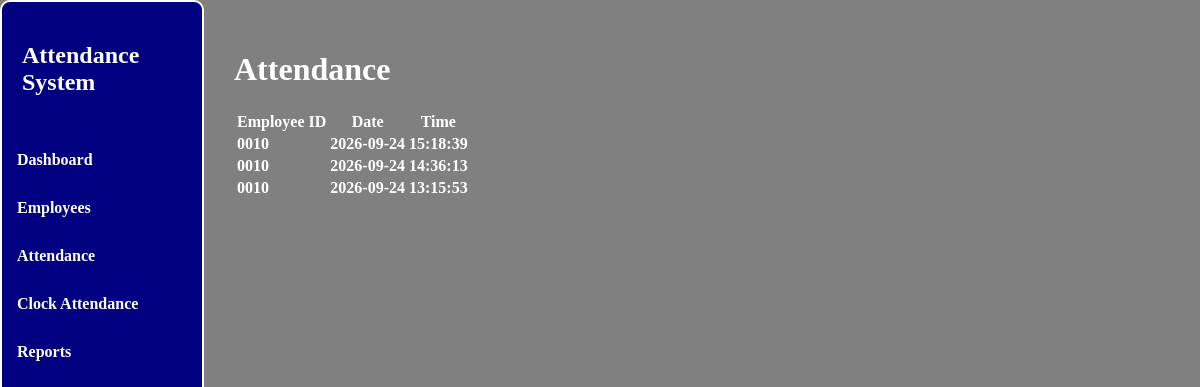
The app's page /attendance with its own data.
### tables this page shows
CREATE TABLE attendance (
        id INTEGER PRIMARY KEY AUTOINCREMENT,
        employee_id TEXT,
        date TEXT,
        time TEXT);

### app.py (the view)
@app.route("/attendance")
def attendance():
    connection = connect_db()
    cursor = connection.cursor()
    cursor.execute("""
        SELECT employee_id, date, time
        FROM attendance
        ORDER BY date DESC, time DESC
    """)
    attendance_records = cursor.fetchall()
    connection.close()
    return render_template(
        "attendance.html",
        attendance_records=attendance_records
    )

### database.py (called while the page is built)
def connect_db():
    connection = sqlite3.connect("attendance.db")
    return connection

### Templates/attendance.html (shortened to what this page needs)
<!DOCTYPE html>
<html lang="en">
<head>
    <link rel="stylesheet" href="{{ url_for('static', filename='css/style.css') }}">
</head>
<body>
    <div class="container">
        <div class="sidebar">
            <h2>Attendance System</h2>
                <a href="{{ url_for('main') }}">Dashboard</a>
                <a href="{{ url_for('employees') }}">Employees</a>
                <a href="{{ url_for('attendance') }}">Attendance</a>
                <a href="{{ url_for('clock_attendance') }}">Clock Attendance</a>
                <a href="#">Reports</a>
        </div>
        <div class="main-content">
            <h1>Attendance</h1>
            <table>
                <thead>
                    <tr>
                        <th>Employee ID</th>
                        <th>Date</th>
                        <th>Time</th>
                    </tr>
                </thead>
                <tbody>
                    {% for record in attendance_records %}
                    <tr>
                        <td>{{ record[0] }}</td>
                        <td>{{ record[1] }}</td>
                        <td>{{ record[2] }}</td>
                    </tr>
                    {% endfor %}
                </tbody>
            </table>
        </div>
    </div>
</body>
</html>

### static/css/style.css (style rules this page uses)
body { font-family: 'Times New Roman'; margin: 0; background-color: gray; color: white; font-weight: bold; }
.sidebar { width: 200px; height: 100vh; background-color: navy; border-radius: 10px; border: 2px solid white; }
.sidebar a { display: block; color: white; text-decoration: none; padding: 15px; }
.sidebar h2 { color: white; padding: 20px; }
.container { display: flex; }
.main-content { flex: 1; padding: 30px; }

### records on screen
attendance: employee "0010", date "2026-09-24", time "15:18:39"
attendance: employee "0010", date "2026-09-24", time "14:36:13"
attendance: employee "0010", date "2026-09-24", time "13:15:53"
